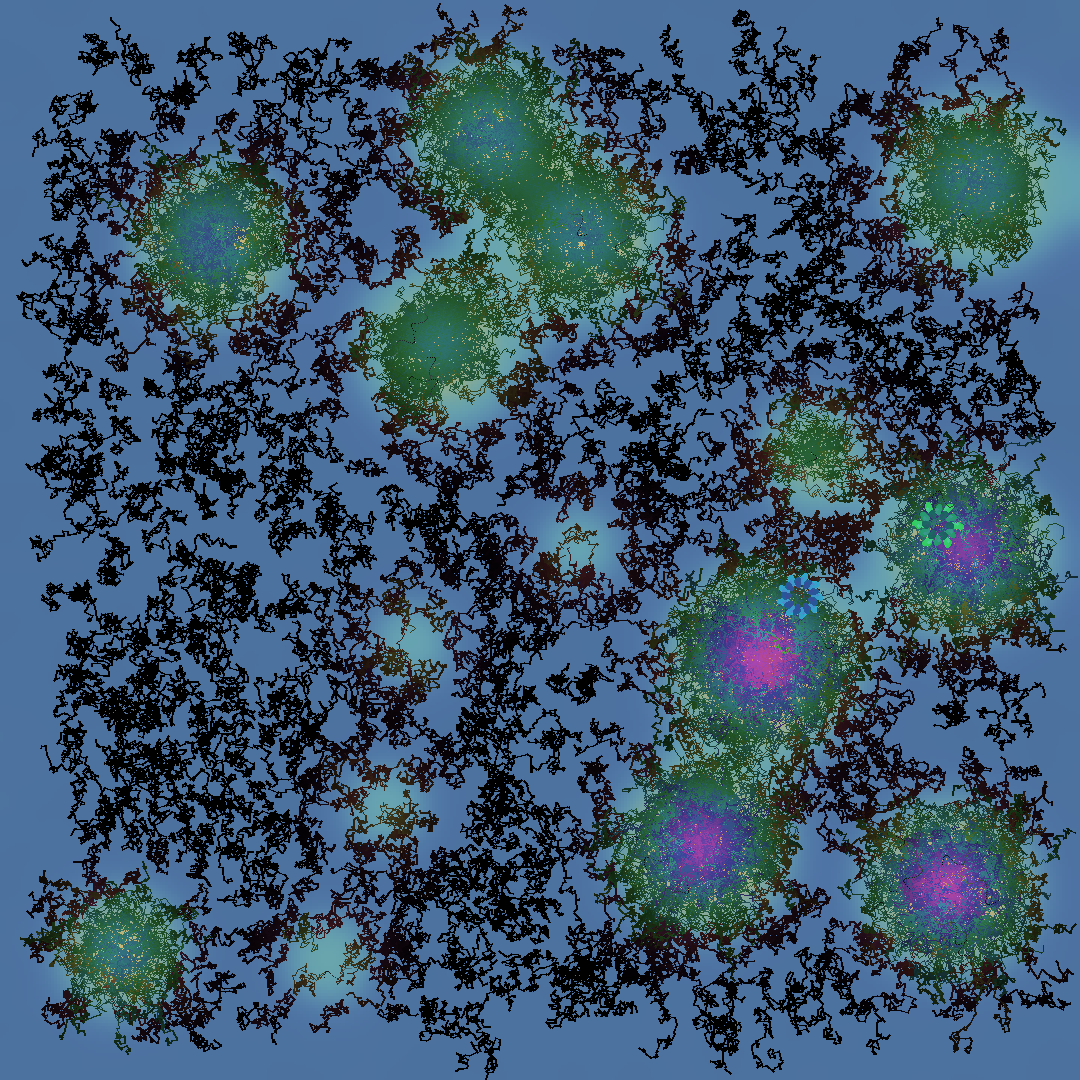

Write Python code to recreate this figure.
"""
Entropy Garden 03 - Thermodynamic Bloom

The second law of thermodynamics states that entropy always increases,
but what if we could see this not as decay but as a garden blooming
into maximum beauty? This piece visualizes entropy as a creative force.
"""

import numpy as np
from PIL import Image, ImageDraw
import colorsys
from scipy.ndimage import gaussian_filter, rotate
from scipy.interpolate import interp1d

# The canvas of possibilities
width, height = 1080, 1080
img = Image.new('RGB', (width, height), (8, 8, 12))
draw = ImageDraw.Draw(img)

# Initialize random with golden ratio for aesthetic distribution
np.random.seed(161803)

# Create temperature field - hot spots of high energy
temperature_field = np.zeros((height, width))
energy_sources = 15

for _ in range(energy_sources):
    cx, cy = np.random.randint(100, width-100), np.random.randint(100, height-100)
    intensity = np.random.uniform(0.5, 1.0)
    radius = np.random.randint(50, 150)
    
    for py in range(max(0, cy-radius), min(height, cy+radius)):
        for px in range(max(0, cx-radius), min(width, cx+radius)):
            dist_sq = (px - cx)**2 + (py - cy)**2
            if dist_sq <= radius**2:
                temperature_field[py, px] += intensity * np.exp(-dist_sq / (radius**2 / 4))

# Smooth the temperature field
temperature_field = gaussian_filter(temperature_field, sigma=30)
temperature_field = temperature_field / temperature_field.max()

# Create color field based on temperature and entropy
color_field = np.zeros((height, width, 3))

for y in range(height):
    for x in range(width):
        temp = temperature_field[y, x]
        
        # Color mapping: cold=blue through hot=red, but with entropy variations
        if temp < 0.2:
            hue = 0.6 + 0.1 * temp  # Blue to cyan
        elif temp < 0.5:
            hue = 0.5 - 0.3 * (temp - 0.2)  # Cyan to green
        elif temp < 0.8:
            hue = 0.2 - 0.2 * (temp - 0.5)  # Green to yellow
        else:
            hue = 1.0 - 0.2 * (1 - temp)  # Yellow to red
            
        # Add local entropy variations
        local_entropy = np.random.uniform(-0.05, 0.05)
        hue = (hue + local_entropy) % 1.0
        
        # Saturation decreases with entropy
        saturation = 0.8 - 0.3 * np.random.uniform(0, 1)
        value = 0.7 + 0.3 * temp
        
        r, g, b = colorsys.hsv_to_rgb(hue, saturation, value)
        color_field[y, x] = [r * 255, g * 255, b * 255]

# Apply entropy diffusion - multiple passes with different characteristics
for i in range(3):
    # Each pass represents different time scales of entropy
    sigma = 5 + i * 3
    color_field = gaussian_filter(color_field, sigma=(sigma, sigma, 0.5))

# Draw the base entropy field
for y in range(0, height, 3):
    for x in range(0, width, 3):
        color = tuple(int(c) for c in color_field[y, x])
        draw.rectangle([x, y, x+2, y+2], fill=color)

# Entropy flow visualization - particles flowing from hot to cold
num_particles = 3000
for i in range(num_particles):
    # Start from high temperature regions
    attempts = 0
    while attempts < 10:
        start_x = np.random.randint(50, width-50)
        start_y = np.random.randint(50, height-50)
        if temperature_field[start_y, start_x] > 0.5:
            break
        attempts += 1
    
    # Particle properties
    x, y = float(start_x), float(start_y)
    energy = temperature_field[start_y, start_x]
    
    # Color based on energy
    hue = 0.1 + 0.8 * energy
    path = []
    
    # Trace particle path as it loses energy
    for step in range(80):
        if 5 < x < width-5 and 5 < y < height-5:
            # Calculate temperature gradient
            local_temp = temperature_field[int(y-2):int(y+3), int(x-2):int(x+3)]
            gy, gx = np.gradient(local_temp)
            
            # Move down gradient (toward equilibrium) with Brownian motion
            dx = -np.mean(gx) * 10 + np.random.normal(0, 3)
            dy = -np.mean(gy) * 10 + np.random.normal(0, 3)
            
            # Update position
            x = np.clip(x + dx, 0, width-1)
            y = np.clip(y + dy, 0, height-1)
            
            # Update energy (cooling)
            energy *= 0.98
            energy = max(energy, temperature_field[int(y), int(x)])
            
            # Draw segment
            if len(path) > 0:
                # Color shifts as particle cools
                segment_hue = (hue - 0.3 * (1 - energy)) % 1.0
                alpha = energy * 0.7
                
                r, g, b = colorsys.hsv_to_rgb(segment_hue, 0.6, alpha)
                draw.line([path[-1], (x, y)], 
                         fill=(int(r*255), int(g*255), int(b*255)), 
                         width=1 if energy > 0.3 else 2)
            
            path.append((x, y))

# Entropy blooms - where energy dissipation creates beauty
bloom_centers = []
for _ in range(25):
    cx, cy = np.random.randint(100, width-100), np.random.randint(100, height-100)
    
    # Blooms appear at entropy gradients
    local_var = np.var(temperature_field[cy-20:cy+20, cx-20:cx+20])
    if local_var > 0.01:
        bloom_centers.append((cx, cy))
        
        # Each bloom is unique
        petals = np.random.randint(6, 12)
        layers = np.random.randint(2, 4)
        base_size = np.random.randint(15, 35)
        
        base_temp = temperature_field[cy, cx]
        base_hue = 0.8 - 0.6 * base_temp
        
        for layer in range(layers):
            size = base_size * (1 - layer * 0.2)
            
            for p in range(petals):
                angle = (p / petals) * 2 * np.pi + layer * np.pi / petals
                
                # Petal curve
                for t in np.linspace(0, 1, 20):
                    r = size * (1 - t * 0.3) * (1 + 0.2 * np.sin(4 * t * np.pi))
                    px = cx + r * np.cos(angle + 0.1 * np.sin(3 * t * np.pi))
                    py = cy + r * np.sin(angle + 0.1 * np.sin(3 * t * np.pi))
                    
                    # Petal color varies with position
                    petal_hue = (base_hue + 0.1 * t + 0.05 * layer) % 1.0
                    saturation = 0.5 + 0.3 * (1 - t)
                    value = 0.8 - 0.2 * layer
                    
                    r_color, g_color, b_color = colorsys.hsv_to_rgb(petal_hue, saturation, value)
                    
                    size_point = int(3 * (1 - t))
                    if size_point > 0:
                        draw.ellipse([px-size_point, py-size_point, 
                                    px+size_point, py+size_point],
                                   fill=(int(r_color*255), int(g_color*255), 
                                        int(b_color*255), int(200*(1-t))))

# Final touch - entropy wisps
for _ in range(200):
    x = np.random.randint(width)
    y = np.random.randint(height)
    
    if temperature_field[y, x] > 0.3:
        # Wisp properties from local conditions
        length = int(20 + 30 * temperature_field[y, x])
        angle = np.random.uniform(0, 2 * np.pi)
        
        wisp_hue = (0.7 - 0.5 * temperature_field[y, x]) % 1.0
        
        for i in range(length):
            t = i / length
            # Wisp curves slightly
            curve = 0.3 * np.sin(3 * t * np.pi)
            wx = x + i * np.cos(angle + curve)
            wy = y + i * np.sin(angle + curve)
            
            if 0 <= wx < width and 0 <= wy < height:
                alpha = (1 - t) * 0.5
                r, g, b = colorsys.hsv_to_rgb(wisp_hue, 0.3, alpha)
                draw.point((wx, wy), fill=(int(r*255), int(g*255), int(b*255)))

# Save this thermodynamic garden
img.save('entropy_garden_03.png', 'PNG', quality=95, optimize=True)
print("The Entropy Garden is complete: Beauty emerges from dissolution")